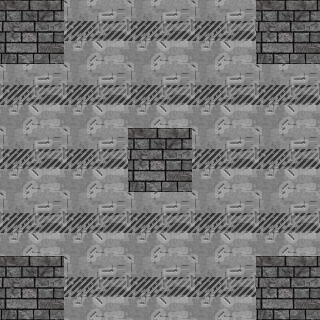

A 2D game scene composited from a Tiled map and its tileset images. What follows is a short description and the map's XML, with each tile layer's data collapsed to a summary:
An orthogonal 5x5 tile map with 64x64 px tiles, 3 tile layers (Background, Dynamic_Obstacles, Walls).

<map version="1.0" orientation="orthogonal" renderorder="right-down" width="5" height="5" tilewidth="64" tileheight="64" nextobjectid="1">
 <tileset firstgid="1" name="64pxTileSet" tilewidth="64" tileheight="64">
  <image source="../64pxTileSet.png" width="1472" height="128" />
 </tileset>
 <layer name="Background" width="5" height="5">
  <data>[25 cells, 25 non-empty, 1 distinct tile ids]</data>
 </layer>
 <layer name="Dynamic_Obstacles" width="5" height="5">
  <data>[25 cells, 0 non-empty, 0 distinct tile ids]</data>
 </layer>
 <layer name="Walls" width="5" height="5">
  <data>[25 cells, 5 non-empty, 1 distinct tile ids]</data>
 </layer>
</map>
